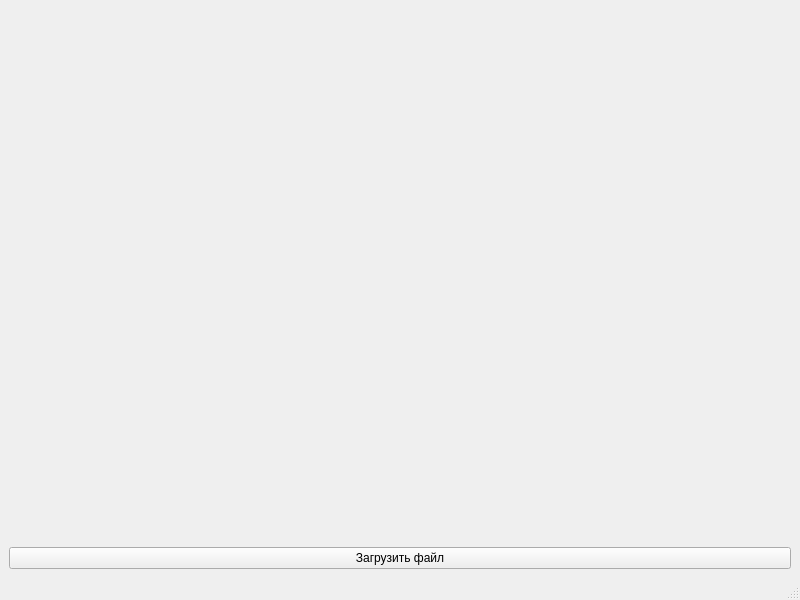
<?xml version="1.0" encoding="UTF-8"?>
<ui version="4.0">
 <class>MainWindow</class>
 <widget class="QMainWindow" name="MainWindow">
  <property name="geometry">
   <rect>
    <x>0</x>
    <y>0</y>
    <width>800</width>
    <height>600</height>
   </rect>
  </property>
  <property name="windowTitle">
   <string>MainWindow</string>
  </property>
  <widget class="QWidget" name="centralwidget">
   <layout class="QVBoxLayout" name="verticalLayout_2">
    <item>
     <layout class="QVBoxLayout" name="verticalLayout">
      <item>
       <widget class="QWidget" name="widget" native="true"/>
      </item>
      <item>
       <widget class="QPushButton" name="pushButton">
        <property name="styleSheet">
         <string notr="true">font: 8pt &quot;Tahoma&quot;;</string>
        </property>
        <property name="text">
         <string>Загрузить файл</string>
        </property>
       </widget>
      </item>
     </layout>
    </item>
   </layout>
  </widget>
  <widget class="QMenuBar" name="menubar">
   <property name="geometry">
    <rect>
     <x>0</x>
     <y>0</y>
     <width>800</width>
     <height>21</height>
    </rect>
   </property>
  </widget>
  <widget class="QStatusBar" name="statusbar"/>
 </widget>
 <resources/>
 <connections/>
</ui>
